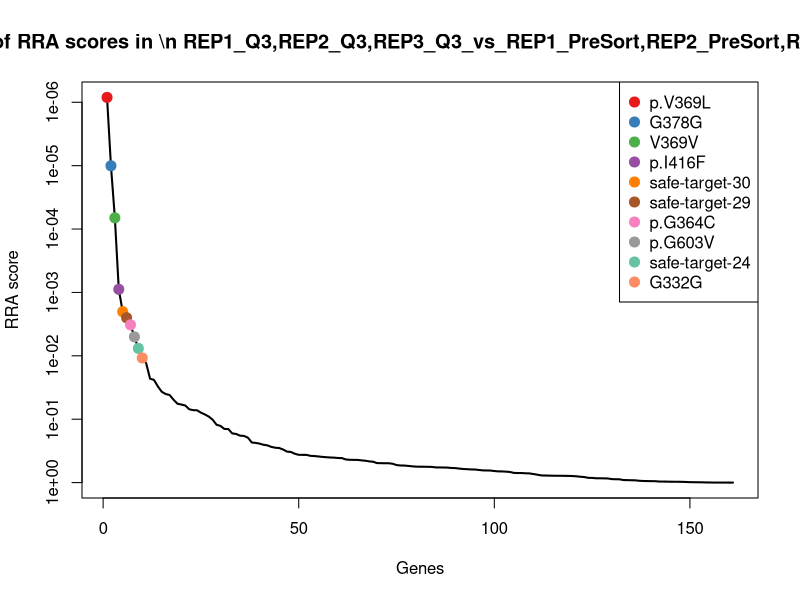
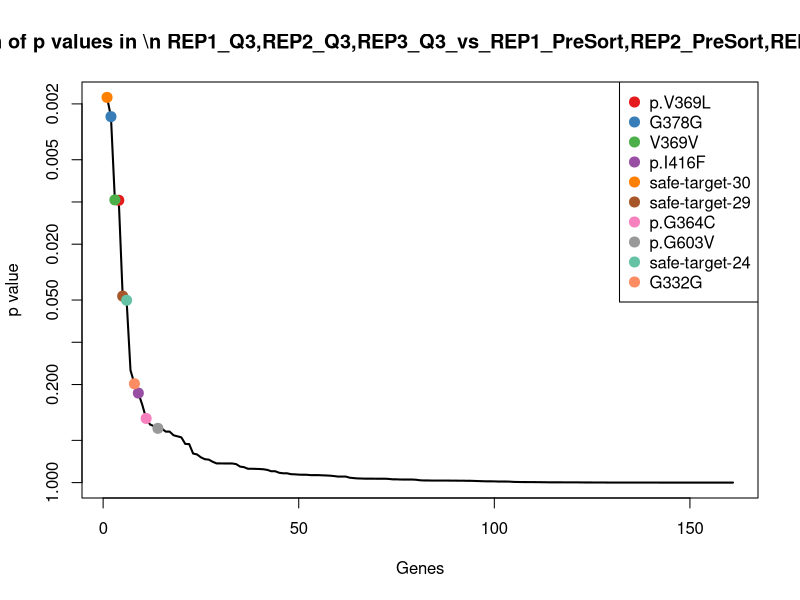
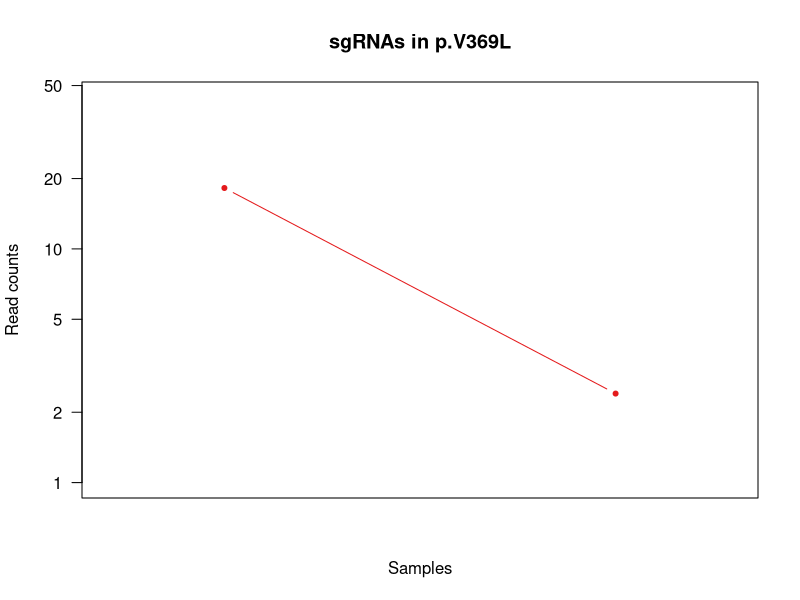

Source code (R) for these figures, in order: (Note: this script raises an error after producing the figures.)
pdf(file='Q3_presort_PAIRED_controls.pdf',width=4.5,height=4.5);
gstable=read.table('Q3_presort_PAIRED_controls.gene_summary.txt',header=T)
# 
#
# parameters
# Do not modify the variables beginning with "__"

# gstablename='__GENE_SUMMARY_FILE__'
startindex=3
# outputfile='__OUTPUT_FILE__'
targetgenelist=c("p.V369L","G378G","V369V","p.I416F","safe-target-30","safe-target-29","p.G364C","p.G603V","safe-target-24","G332G")
# samplelabel=sub('.\\w+.\\w+$','',colnames(gstable)[startindex]);
samplelabel='REP1_Q3,REP2_Q3,REP3_Q3_vs_REP1_PreSort,REP2_PreSort,REP3_PreSort neg.'


# You need to write some codes in front of this code:
# gstable=read.table(gstablename,header=T)
# pdf(file=outputfile,width=6,height=6)


# set up color using RColorBrewer
#library(RColorBrewer)
#colors <- brewer.pal(length(targetgenelist), "Set1")

colors=c( "#E41A1C", "#377EB8", "#4DAF4A", "#984EA3", "#FF7F00",  "#A65628", "#F781BF",
          "#999999", "#66C2A5", "#FC8D62", "#8DA0CB", "#E78AC3", "#A6D854", "#FFD92F", "#E5C494", "#B3B3B3", 
          "#8DD3C7", "#FFFFB3", "#BEBADA", "#FB8072", "#80B1D3", "#FDB462", "#B3DE69", "#FCCDE5",
          "#D9D9D9", "#BC80BD", "#CCEBC5", "#FFED6F")

######
# function definition

plotrankedvalues<-function(val, tglist, ...){
  
  plot(val,log='y',ylim=c(max(val),min(val)),type='l',lwd=2, ...)
  if(length(tglist)>0){
    for(i in 1:length(tglist)){
      targetgene=tglist[i];
      tx=which(names(val)==targetgene);ty=val[targetgene];
      points(tx,ty,col=colors[(i %% length(colors)) ],cex=2,pch=20)
      # text(tx+50,ty,targetgene,col=colors[i])
    }
    legend('topright',tglist,pch=20,pt.cex = 2,cex=1,col=colors)
  }
}



plotrandvalues<-function(val,targetgenelist, ...){
  # choose the one with the best distance distribution
  
  mindiffvalue=0;
  randval=val;
  for(i in 1:20){
    randval0=sample(val)
    vindex=sort(which(names(randval0) %in% targetgenelist))
    if(max(vindex)>0.9*length(val)){
      # print('pass...')
      next;
    }
    mindiffind=min(diff(vindex));
    if (mindiffind > mindiffvalue){
      mindiffvalue=mindiffind;
      randval=randval0;
      # print(paste('Diff: ',mindiffvalue))
    }
  }
  plot(randval,log='y',ylim=c(max(randval),min(randval)),pch=20,col='grey', ...)
  
  if(length(targetgenelist)>0){
    for(i in 1:length(targetgenelist)){
      targetgene=targetgenelist[i];
      tx=which(names(randval)==targetgene);ty=randval[targetgene];
      points(tx,ty,col=colors[(i %% length(colors)) ],cex=2,pch=20)
      text(tx+50,ty,targetgene,col=colors[i])
    }
  }
  
}




# set.seed(1235)



pvec=gstable[,startindex]
names(pvec)=gstable[,'id']
pvec=sort(pvec);

plotrankedvalues(pvec,targetgenelist,xlab='Genes',ylab='RRA score',main=paste('Distribution of RRA scores in \\n',samplelabel))

# plotrandvalues(pvec,targetgenelist,xlab='Genes',ylab='RRA score',main=paste('Distribution of RRA scores in \\n',samplelabel))


pvec=gstable[,startindex+1]
names(pvec)=gstable[,'id']
pvec=sort(pvec);

plotrankedvalues(pvec,targetgenelist,xlab='Genes',ylab='p value',main=paste('Distribution of p values in \\n',samplelabel))

# plotrandvalues(pvec,targetgenelist,xlab='Genes',ylab='p value',main=paste('Distribution of p values in \\n',samplelabel))



# you need to write after this code:
# dev.off()






# parameters
# Do not modify the variables beginning with "__"
targetmat=list(c(17.22138194128978,1.4038893359268787),c(35.76919509796752,19.40208497185871),c(43.49228781706671,21.93740843178244),c(11.143247138481623,8.423336015561272),c(10.63408502912548,14.11060725226088),c(9.54708756960001,10.124957737745742),c(11.143247138481623,9.827225351488151),c(6.7671450185343955,9.701042485929355),c(13.790237600533347,13.499943650327655),c(7.091157269942851,0.0),c(9.667350026477708,5.291477719597831),c(15.911812616000017,9.281211259600262),c(10.13022467134693,0.0),c(13.534290037068791,14.992520205527185),c(16.97260012373335,2.5312394344364355))
targetgene="p.V369L"
collabel=c("REP1_PreSort","REP2_PreSort","REP3_PreSort","REP1_Q3","REP2_Q3","REP3_Q3")

# set up color using RColorBrewer
#library(RColorBrewer)
#colors <- brewer.pal(length(targetgenelist), "Set1")

colors=c( "#E41A1C", "#377EB8", "#4DAF4A", "#984EA3", "#FF7F00",  "#A65628", "#F781BF",
          "#999999", "#66C2A5", "#FC8D62", "#8DA0CB", "#E78AC3", "#A6D854", "#FFD92F", "#E5C494", "#B3B3B3", 
          "#8DD3C7", "#FFFFB3", "#BEBADA", "#FB8072", "#80B1D3", "#FDB462", "#B3DE69", "#FCCDE5",
          "#D9D9D9", "#BC80BD", "#CCEBC5", "#FFED6F")


## code

targetmatvec=unlist(targetmat)+1
yrange=range(targetmatvec[targetmatvec>0]);
# yrange[1]=1; # set the minimum value to 1
for(i in 1:length(targetmat)){
  vali=targetmat[[i]]+1;
  if(i==1){
    plot(1:length(vali),vali,type='b',las=1,pch=20,main=paste('sgRNAs in',targetgene),ylab='Read counts',xlab='Samples',xlim=c(0.7,length(vali)+0.3),ylim = yrange,col=colors[(i %% length(colors))],xaxt='n',log='y')
    axis(1,at=1:length(vali),labels=(collabel),las=2)
    # lines(0:100,rep(1,101),col='black');
  }else{
    lines(1:length(vali),vali,type='b',pch=20,col=colors[(i %% length(colors))])
  }
}




# parameters
# Do not modify the variables beginning with "__"
targetmat=list(c(9.117202204212237,2.8077786718537574),c(2.9002050079433124,0.881912953266305),c(7.425512554133341,4.218732390727392),c(62.80739296235097,36.50112273409884),c(39.636135108558605,37.04034403718481),c(66.82961298720006,28.687380256946266))
targetgene="G378G"
collabel=c("REP1_PreSort","REP2_PreSort","REP3_PreSort","REP1_Q3","REP2_Q3","REP3_Q3")

# set up color using RColorBrewer
#library(RColorBrewer)
#colors <- brewer.pal(length(targetgenelist), "Set1")

colors=c( "#E41A1C", "#377EB8", "#4DAF4A", "#984EA3", "#FF7F00",  "#A65628", "#F781BF",
          "#999999", "#66C2A5", "#FC8D62", "#8DA0CB", "#E78AC3", "#A6D854", "#FFD92F", "#E5C494", "#B3B3B3", 
          "#8DD3C7", "#FFFFB3", "#BEBADA", "#FB8072", "#80B1D3", "#FDB462", "#B3DE69", "#FCCDE5",
          "#D9D9D9", "#BC80BD", "#CCEBC5", "#FFED6F")


## code

targetmatvec=unlist(targetmat)+1
yrange=range(targetmatvec[targetmatvec>0]);
# yrange[1]=1; # set the minimum value to 1
for(i in 1:length(targetmat)){
  vali=targetmat[[i]]+1;
  if(i==1){
    plot(1:length(vali),vali,type='b',las=1,pch=20,main=paste('sgRNAs in',targetgene),ylab='Read counts',xlab='Samples',xlim=c(0.7,length(vali)+0.3),ylim = yrange,col=colors[(i %% length(colors))],xaxt='n',log='y')
    axis(1,at=1:length(vali),labels=(collabel),las=2)
    # lines(0:100,rep(1,101),col='black');
  }else{
    lines(1:length(vali),vali,type='b',pch=20,col=colors[(i %% length(colors))])
  }
}




# parameters
# Do not modify the variables beginning with "__"
targetmat=list(c(0.0,1.4038893359268787),c(6.7671450185343955,0.0),c(5.303937538666672,0.0),c(14.182314539885702,12.635004023341908),c(16.434495045012103,19.40208497185871),c(13.790237600533347,4.218732390727392))
targetgene="V369V"
collabel=c("REP1_PreSort","REP2_PreSort","REP3_PreSort","REP1_Q3","REP2_Q3","REP3_Q3")

# set up color using RColorBrewer
#library(RColorBrewer)
#colors <- brewer.pal(length(targetgenelist), "Set1")

colors=c( "#E41A1C", "#377EB8", "#4DAF4A", "#984EA3", "#FF7F00",  "#A65628", "#F781BF",
          "#999999", "#66C2A5", "#FC8D62", "#8DA0CB", "#E78AC3", "#A6D854", "#FFD92F", "#E5C494", "#B3B3B3", 
          "#8DD3C7", "#FFFFB3", "#BEBADA", "#FB8072", "#80B1D3", "#FDB462", "#B3DE69", "#FCCDE5",
          "#D9D9D9", "#BC80BD", "#CCEBC5", "#FFED6F")


## code

targetmatvec=unlist(targetmat)+1
yrange=range(targetmatvec[targetmatvec>0]);
# yrange[1]=1; # set the minimum value to 1
for(i in 1:length(targetmat)){
  vali=targetmat[[i]]+1;
  if(i==1){
    plot(1:length(vali),vali,type='b',las=1,pch=20,main=paste('sgRNAs in',targetgene),ylab='Read counts',xlab='Samples',xlim=c(0.7,length(vali)+0.3),ylim = yrange,col=colors[(i %% length(colors))],xaxt='n',log='y')
    axis(1,at=1:length(vali),labels=(collabel),las=2)
    # lines(0:100,rep(1,101),col='black');
  }else{
    lines(1:length(vali),vali,type='b',pch=20,col=colors[(i %% length(colors))])
  }
}




# parameters
# Do not modify the variables beginning with "__"
targetmat=list(c(39.50787621825303,18.25056136704942),c(29.002050079433126,36.15843108391851),c(28.641262708800028,50.62478868872871),c(72.9376176336979,95.46447484302774),c(82.17247522506052,121.7039875507501),c(55.16095040213339,80.99966190196594),c(5.065112335673465,2.8077786718537574),c(0.0,0.0),c(3.1823625232000032,2.5312394344364355),c(17.22138194128978,22.46222937483006),c(18.367965050307646,21.165910878391323),c(20.154962646933352,10.124957737745742),c(7.091157269942851,7.0194466796343935),c(13.534290037068791,1.76382590653261),c(21.215750154666686,11.812450694036698))
targetgene="p.I416F"
collabel=c("REP1_PreSort","REP2_PreSort","REP3_PreSort","REP1_Q3","REP2_Q3","REP3_Q3")

# set up color using RColorBrewer
#library(RColorBrewer)
#colors <- brewer.pal(length(targetgenelist), "Set1")

colors=c( "#E41A1C", "#377EB8", "#4DAF4A", "#984EA3", "#FF7F00",  "#A65628", "#F781BF",
          "#999999", "#66C2A5", "#FC8D62", "#8DA0CB", "#E78AC3", "#A6D854", "#FFD92F", "#E5C494", "#B3B3B3", 
          "#8DD3C7", "#FFFFB3", "#BEBADA", "#FB8072", "#80B1D3", "#FDB462", "#B3DE69", "#FCCDE5",
          "#D9D9D9", "#BC80BD", "#CCEBC5", "#FFED6F")


## code

targetmatvec=unlist(targetmat)+1
yrange=range(targetmatvec[targetmatvec>0]);
# yrange[1]=1; # set the minimum value to 1
for(i in 1:length(targetmat)){
  vali=targetmat[[i]]+1;
  if(i==1){
    plot(1:length(vali),vali,type='b',las=1,pch=20,main=paste('sgRNAs in',targetgene),ylab='Read counts',xlab='Samples',xlim=c(0.7,length(vali)+0.3),ylim = yrange,col=colors[(i %% length(colors))],xaxt='n',log='y')
    axis(1,at=1:length(vali),labels=(collabel),las=2)
    # lines(0:100,rep(1,101),col='black');
  }else{
    lines(1:length(vali),vali,type='b',pch=20,col=colors[(i %% length(colors))])
  }
}




# parameters
# Do not modify the variables beginning with "__"
targetmat=list(c(1.013022467134693,0.0),c(11.60082003177325,0.0),c(0.0,0.0))
targetgene="safe-target-30"
collabel=c("REP1_PreSort","REP2_PreSort","REP3_PreSort","REP1_Q3","REP2_Q3","REP3_Q3")

# set up color using RColorBrewer
#library(RColorBrewer)
#colors <- brewer.pal(length(targetgenelist), "Set1")

colors=c( "#E41A1C", "#377EB8", "#4DAF4A", "#984EA3", "#FF7F00",  "#A65628", "#F781BF",
          "#999999", "#66C2A5", "#FC8D62", "#8DA0CB", "#E78AC3", "#A6D854", "#FFD92F", "#E5C494", "#B3B3B3", 
          "#8DD3C7", "#FFFFB3", "#BEBADA", "#FB8072", "#80B1D3", "#FDB462", "#B3DE69", "#FCCDE5",
          "#D9D9D9", "#BC80BD", "#CCEBC5", "#FFED6F")


## code

targetmatvec=unlist(targetmat)+1
yrange=range(targetmatvec[targetmatvec>0]);
# yrange[1]=1; # set the minimum value to 1
for(i in 1:length(targetmat)){
  vali=targetmat[[i]]+1;
  if(i==1){
    plot(1:length(vali),vali,type='b',las=1,pch=20,main=paste('sgRNAs in',targetgene),ylab='Read counts',xlab='Samples',xlim=c(0.7,length(vali)+0.3),ylim = yrange,col=colors[(i %% length(colors))],xaxt='n',log='y')
    axis(1,at=1:length(vali),labels=(collabel),las=2)
    # lines(0:100,rep(1,101),col='black');
  }else{
    lines(1:length(vali),vali,type='b',pch=20,col=colors[(i %% length(colors))])
  }
}




# parameters
# Do not modify the variables beginning with "__"
targetmat=list(c(235.02121237524878,105.2917001945159),c(218.4821105983962,103.1838155321577),c(199.42805145386686,165.37430971651378))
targetgene="safe-target-29"
collabel=c("REP1_PreSort","REP2_PreSort","REP3_PreSort","REP1_Q3","REP2_Q3","REP3_Q3")

# set up color using RColorBrewer
#library(RColorBrewer)
#colors <- brewer.pal(length(targetgenelist), "Set1")

colors=c( "#E41A1C", "#377EB8", "#4DAF4A", "#984EA3", "#FF7F00",  "#A65628", "#F781BF",
          "#999999", "#66C2A5", "#FC8D62", "#8DA0CB", "#E78AC3", "#A6D854", "#FFD92F", "#E5C494", "#B3B3B3", 
          "#8DD3C7", "#FFFFB3", "#BEBADA", "#FB8072", "#80B1D3", "#FDB462", "#B3DE69", "#FCCDE5",
          "#D9D9D9", "#BC80BD", "#CCEBC5", "#FFED6F")


## code

targetmatvec=unlist(targetmat)+1
yrange=range(targetmatvec[targetmatvec>0]);
# yrange[1]=1; # set the minimum value to 1
for(i in 1:length(targetmat)){
  vali=targetmat[[i]]+1;
  if(i==1){
    plot(1:length(vali),vali,type='b',las=1,pch=20,main=paste('sgRNAs in',targetgene),ylab='Read counts',xlab='Samples',xlim=c(0.7,length(vali)+0.3),ylim = yrange,col=colors[(i %% length(colors))],xaxt='n',log='y')
    axis(1,at=1:length(vali),labels=(collabel),las=2)
    # lines(0:100,rep(1,101),col='black');
  }else{
    lines(1:length(vali),vali,type='b',pch=20,col=colors[(i %% length(colors))])
  }
}




# parameters
# Do not modify the variables beginning with "__"
targetmat=list(c(2.026044934269386,0.0),c(0.9667350026477708,0.881912953266305),c(1.0607875077333344,7.593718303309306),c(86.1069097064489,54.75168410114827),c(57.03736515621848,112.88485801808704),c(83.80221311093342,50.62478868872871),c(5.065112335673465,28.077786718537574),c(11.60082003177325,7.05530362613044),c(6.3647250464000065,5.062478868872871),c(18.234404408424474,4.211668007780636),c(14.501025039716563,4.409564766331525),c(15.911812616000017,21.09366195363696),c(10.13022467134693,12.635004023341908),c(11.60082003177325,10.582955439195661),c(19.09417513920002,17.718676041055048))
targetgene="p.G364C"
collabel=c("REP1_PreSort","REP2_PreSort","REP3_PreSort","REP1_Q3","REP2_Q3","REP3_Q3")

# set up color using RColorBrewer
#library(RColorBrewer)
#colors <- brewer.pal(length(targetgenelist), "Set1")

colors=c( "#E41A1C", "#377EB8", "#4DAF4A", "#984EA3", "#FF7F00",  "#A65628", "#F781BF",
          "#999999", "#66C2A5", "#FC8D62", "#8DA0CB", "#E78AC3", "#A6D854", "#FFD92F", "#E5C494", "#B3B3B3", 
          "#8DD3C7", "#FFFFB3", "#BEBADA", "#FB8072", "#80B1D3", "#FDB462", "#B3DE69", "#FCCDE5",
          "#D9D9D9", "#BC80BD", "#CCEBC5", "#FFED6F")


## code

targetmatvec=unlist(targetmat)+1
yrange=range(targetmatvec[targetmatvec>0]);
# yrange[1]=1; # set the minimum value to 1
for(i in 1:length(targetmat)){
  vali=targetmat[[i]]+1;
  if(i==1){
    plot(1:length(vali),vali,type='b',las=1,pch=20,main=paste('sgRNAs in',targetgene),ylab='Read counts',xlab='Samples',xlim=c(0.7,length(vali)+0.3),ylim = yrange,col=colors[(i %% length(colors))],xaxt='n',log='y')
    axis(1,at=1:length(vali),labels=(collabel),las=2)
    # lines(0:100,rep(1,101),col='black');
  }else{
    lines(1:length(vali),vali,type='b',pch=20,col=colors[(i %% length(colors))])
  }
}




# parameters
# Do not modify the variables beginning with "__"
targetmat=list(c(65.84646036375504,82.82947081968584),c(88.93962024359492,83.78173056029898),c(70.01197551040008,44.71856334171036),c(26.33858414550202,26.673897382610697),c(20.301435055603186,22.047823831657627),c(38.18835027840004,23.624901388073397),c(18.234404408424474,19.654450702976302),c(20.301435055603186,16.756346112059795),c(13.790237600533347,0.0),c(116.4975837204897,141.79282292861475),c(135.34290037068791,134.05076889647836),c(185.6378138533335,126.56197172182176),c(40.52089868538772,33.69334406224509),c(44.46981012179746,36.15843108391851),c(39.249137786133375,34.59360560396462))
targetgene="p.G603V"
collabel=c("REP1_PreSort","REP2_PreSort","REP3_PreSort","REP1_Q3","REP2_Q3","REP3_Q3")

# set up color using RColorBrewer
#library(RColorBrewer)
#colors <- brewer.pal(length(targetgenelist), "Set1")

colors=c( "#E41A1C", "#377EB8", "#4DAF4A", "#984EA3", "#FF7F00",  "#A65628", "#F781BF",
          "#999999", "#66C2A5", "#FC8D62", "#8DA0CB", "#E78AC3", "#A6D854", "#FFD92F", "#E5C494", "#B3B3B3", 
          "#8DD3C7", "#FFFFB3", "#BEBADA", "#FB8072", "#80B1D3", "#FDB462", "#B3DE69", "#FCCDE5",
          "#D9D9D9", "#BC80BD", "#CCEBC5", "#FFED6F")


## code

targetmatvec=unlist(targetmat)+1
yrange=range(targetmatvec[targetmatvec>0]);
# yrange[1]=1; # set the minimum value to 1
for(i in 1:length(targetmat)){
  vali=targetmat[[i]]+1;
  if(i==1){
    plot(1:length(vali),vali,type='b',las=1,pch=20,main=paste('sgRNAs in',targetgene),ylab='Read counts',xlab='Samples',xlim=c(0.7,length(vali)+0.3),ylim = yrange,col=colors[(i %% length(colors))],xaxt='n',log='y')
    axis(1,at=1:length(vali),labels=(collabel),las=2)
    # lines(0:100,rep(1,101),col='black');
  }else{
    lines(1:length(vali),vali,type='b',pch=20,col=colors[(i %% length(colors))])
  }
}




# parameters
# Do not modify the variables beginning with "__"
targetmat=list(c(28.364629079771404,15.442782695195666),c(9.667350026477708,15.87443315879349),c(16.97260012373335,9.281211259600262))
targetgene="safe-target-24"
collabel=c("REP1_PreSort","REP2_PreSort","REP3_PreSort","REP1_Q3","REP2_Q3","REP3_Q3")

# set up color using RColorBrewer
#library(RColorBrewer)
#colors <- brewer.pal(length(targetgenelist), "Set1")

colors=c( "#E41A1C", "#377EB8", "#4DAF4A", "#984EA3", "#FF7F00",  "#A65628", "#F781BF",
          "#999999", "#66C2A5", "#FC8D62", "#8DA0CB", "#E78AC3", "#A6D854", "#FFD92F", "#E5C494", "#B3B3B3", 
          "#8DD3C7", "#FFFFB3", "#BEBADA", "#FB8072", "#80B1D3", "#FDB462", "#B3DE69", "#FCCDE5",
          "#D9D9D9", "#BC80BD", "#CCEBC5", "#FFED6F")


## code

targetmatvec=unlist(targetmat)+1
yrange=range(targetmatvec[targetmatvec>0]);
# yrange[1]=1; # set the minimum value to 1
for(i in 1:length(targetmat)){
  vali=targetmat[[i]]+1;
  if(i==1){
    plot(1:length(vali),vali,type='b',las=1,pch=20,main=paste('sgRNAs in',targetgene),ylab='Read counts',xlab='Samples',xlim=c(0.7,length(vali)+0.3),ylim = yrange,col=colors[(i %% length(colors))],xaxt='n',log='y')
    axis(1,at=1:length(vali),labels=(collabel),las=2)
    # lines(0:100,rep(1,101),col='black');
  }else{
    lines(1:length(vali),vali,type='b',pch=20,col=colors[(i %% length(colors))])
  }
}




# parameters
# Do not modify the variables beginning with "__"
targetmat=list(c(49.638100889599954,63.17502011670954),c(32.868990090024205,14.992520205527185),c(37.12756277066671,13.499943650327655),c(150.94034760306926,296.2206498805714),c(159.5112754368822,184.31980723265775),c(121.99056338933346,126.56197172182176))
targetgene="G332G"
collabel=c("REP1_PreSort","REP2_PreSort","REP3_PreSort","REP1_Q3","REP2_Q3","REP3_Q3")

# set up color using RColorBrewer
#library(RColorBrewer)
#colors <- brewer.pal(length(targetgenelist), "Set1")

colors=c( "#E41A1C", "#377EB8", "#4DAF4A", "#984EA3", "#FF7F00",  "#A65628", "#F781BF",
          "#999999", "#66C2A5", "#FC8D62", "#8DA0CB", "#E78AC3", "#A6D854", "#FFD92F", "#E5C494", "#B3B3B3", 
          "#8DD3C7", "#FFFFB3", "#BEBADA", "#FB8072", "#80B1D3", "#FDB462", "#B3DE69", "#FCCDE5",
          "#D9D9D9", "#BC80BD", "#CCEBC5", "#FFED6F")


## code

targetmatvec=unlist(targetmat)+1
yrange=range(targetmatvec[targetmatvec>0]);
# yrange[1]=1; # set the minimum value to 1
for(i in 1:length(targetmat)){
  vali=targetmat[[i]]+1;
  if(i==1){
    plot(1:length(vali),vali,type='b',las=1,pch=20,main=paste('sgRNAs in',targetgene),ylab='Read counts',xlab='Samples',xlim=c(0.7,length(vali)+0.3),ylim = yrange,col=colors[(i %% length(colors))],xaxt='n',log='y')
    axis(1,at=1:length(vali),labels=(collabel),las=2)
    # lines(0:100,rep(1,101),col='black');
  }else{
    lines(1:length(vali),vali,type='b',pch=20,col=colors[(i %% length(colors))])
  }
}



# 
#
# parameters
# Do not modify the variables beginning with "__"

# gstablename='__GENE_SUMMARY_FILE__'
startindex=9
# outputfile='__OUTPUT_FILE__'
targetgenelist=c("safe-target-15","safe-target-10","p.H210P","p.M550K","safe-target-26","p.A184G","p.G364C","p.G558R","p.A510V","p.C171F")
# samplelabel=sub('.\\w+.\\w+$','',colnames(gstable)[startindex]);
samplelabel='REP1_Q3,REP2_Q3,REP3_Q3_vs_REP1_PreSort,REP2_PreSort,REP3_PreSort pos.'


# You need to write some codes in front of this code:
# gstable=read.table(gstablename,header=T)
# pdf(file=outputfile,width=6,height=6)


# set up color using RColorBrewer
#library(RColorBrewer)
#colors <- brewer.pal(length(targetgenelist), "Set1")

colors=c( "#E41A1C", "#377EB8", "#4DAF4A", "#984EA3", "#FF7F00",  "#A65628", "#F781BF",
          "#999999", "#66C2A5", "#FC8D62", "#8DA0CB", "#E78AC3", "#A6D854", "#FFD92F", "#E5C494", "#B3B3B3", 
          "#8DD3C7", "#FFFFB3", "#BEBADA", "#FB8072", "#80B1D3", "#FDB462", "#B3DE69", "#FCCDE5",
          "#D9D9D9", "#BC80BD", "#CCEBC5", "#FFED6F")

######
# function definition

plotrankedvalues<-function(val, tglist, ...){
  
  plot(val,log='y',ylim=c(max(val),min(val)),type='l',lwd=2, ...)
  if(length(tglist)>0){
    for(i in 1:length(tglist)){
      targetgene=tglist[i];
      tx=which(names(val)==targetgene);ty=val[targetgene];
      points(tx,ty,col=colors[(i %% length(colors)) ],cex=2,pch=20)
      # text(tx+50,ty,targetgene,col=colors[i])
    }
    legend('topright',tglist,pch=20,pt.cex = 2,cex=1,col=colors)
  }
}



plotrandvalues<-function(val,targetgenelist, ...){
  # choose the one with the best distance distribution
  
  mindiffvalue=0;
  randval=val;
  for(i in 1:20){
    randval0=sample(val)
    vindex=sort(which(names(randval0) %in% targetgenelist))
    if(max(vindex)>0.9*length(val)){
      # print('pass...')
      next;
    }
    mindiffind=min(diff(vindex));
    if (mindiffind > mindiffvalue){
      mindiffvalue=mindiffind;
      randval=randval0;
      # print(paste('Diff: ',mindiffvalue))
    }
  }
  plot(randval,log='y',ylim=c(max(randval),min(randval)),pch=20,col='grey', ...)
  
  if(length(targetgenelist)>0){
    for(i in 1:length(targetgenelist)){
      targetgene=targetgenelist[i];
      tx=which(names(randval)==targetgene);ty=randval[targetgene];
      points(tx,ty,col=colors[(i %% length(colors)) ],cex=2,pch=20)
      text(tx+50,ty,targetgene,col=colors[i])
    }
  }
  
}




# set.seed(1235)



pvec=gstable[,startindex]
names(pvec)=gstable[,'id']
pvec=sort(pvec);

plotrankedvalues(pvec,targetgenelist,xlab='Genes',ylab='RRA score',main=paste('Distribution of RRA scores in \\n',samplelabel))

# plotrandvalues(pvec,targetgenelist,xlab='Genes',ylab='RRA score',main=paste('Distribution of RRA scores in \\n',samplelabel))


pvec=gstable[,startindex+1]
names(pvec)=gstable[,'id']
pvec=sort(pvec);

plotrankedvalues(pvec,targetgenelist,xlab='Genes',ylab='p value',main=paste('Distribution of p values in \\n',samplelabel))

# plotrandvalues(pvec,targetgenelist,xlab='Genes',ylab='p value',main=paste('Distribution of p values in \\n',samplelabel))



# you need to write after this code:
# dev.off()






# parameters
# Do not modify the variables beginning with "__"
targetmat=list(c(287.69838066625283,1165.2281488193094),c(447.5983062259179,2041.6284868114963),c(213.21828905440023,1208.2449567043252))
targetgene="safe-target-15"
collabel=c("REP1_PreSort","REP2_PreSort","REP3_PreSort","REP1_Q3","REP2_Q3","REP3_Q3")

# set up color using RColorBrewer
#library(RColorBrewer)
#colors <- brewer.pal(length(targetgenelist), "Set1")

colors=c( "#E41A1C", "#377EB8", "#4DAF4A", "#984EA3", "#FF7F00",  "#A65628", "#F781BF",
          "#999999", "#66C2A5", "#FC8D62", "#8DA0CB", "#E78AC3", "#A6D854", "#FFD92F", "#E5C494", "#B3B3B3", 
          "#8DD3C7", "#FFFFB3", "#BEBADA", "#FB8072", "#80B1D3", "#FDB462", "#B3DE69", "#FCCDE5",
          "#D9D9D9", "#BC80BD", "#CCEBC5", "#FFED6F")


## code

targetmatvec=unlist(targetmat)+1
yrange=range(targetmatvec[targetmatvec>0]);
# yrange[1]=1; # set the minimum value to 1
for(i in 1:length(targetmat)){
  vali=targetmat[[i]]+1;
  if(i==1){
    plot(1:length(vali),vali,type='b',las=1,pch=20,main=paste('sgRNAs in',targetgene),ylab='Read counts',xlab='Samples',xlim=c(0.7,length(vali)+0.3),ylim = yrange,col=colors[(i %% length(colors))],xaxt='n',log='y')
    axis(1,at=1:length(vali),labels=(collabel),las=2)
    # lines(0:100,rep(1,101),col='black');
  }else{
    lines(1:length(vali),vali,type='b',pch=20,col=colors[(i %% length(colors))])
  }
}




# parameters
# Do not modify the variables beginning with "__"
targetmat=list(c(409.26107672241596,1326.6754224509004),c(679.6147068613828,2356.471411127567),c(403.09925293866706,1529.7123648777524))
targetgene="safe-target-10"
collabel=c("REP1_PreSort","REP2_PreSort","REP3_PreSort","REP1_Q3","REP2_Q3","REP3_Q3")

# set up color using RColorBrewer
#library(RColorBrewer)
#colors <- brewer.pal(length(targetgenelist), "Set1")

colors=c( "#E41A1C", "#377EB8", "#4DAF4A", "#984EA3", "#FF7F00",  "#A65628", "#F781BF",
          "#999999", "#66C2A5", "#FC8D62", "#8DA0CB", "#E78AC3", "#A6D854", "#FFD92F", "#E5C494", "#B3B3B3", 
          "#8DD3C7", "#FFFFB3", "#BEBADA", "#FB8072", "#80B1D3", "#FDB462", "#B3DE69", "#FCCDE5",
          "#D9D9D9", "#BC80BD", "#CCEBC5", "#FFED6F")


## code

targetmatvec=unlist(targetmat)+1
yrange=range(targetmatvec[targetmatvec>0]);
# yrange[1]=1; # set the minimum value to 1
for(i in 1:length(targetmat)){
  vali=targetmat[[i]]+1;
  if(i==1){
    plot(1:length(vali),vali,type='b',las=1,pch=20,main=paste('sgRNAs in',targetgene),ylab='Read counts',xlab='Samples',xlim=c(0.7,length(vali)+0.3),ylim = yrange,col=colors[(i %% length(colors))],xaxt='n',log='y')
    axis(1,at=1:length(vali),labels=(collabel),las=2)
    # lines(0:100,rep(1,101),col='black');
  }else{
    lines(1:length(vali),vali,type='b',pch=20,col=colors[(i %% length(colors))])
  }
}




# parameters
# Do not modify the variables beginning with "__"
targetmat=list(c(10.13022467134693,28.077786718537574),c(16.434495045012103,16.756346112059795),c(5.303937538666672,8.437464781454784),c(11.143247138481623,14.038893359268787),c(12.56755503442102,16.756346112059795),c(10.607875077333343,13.499943650327655),c(15.195337007020395,18.25056136704942),c(21.26817005825096,10.582955439195661),c(12.729450092800013,16.03118308476409),c(6.078134802808158,4.211668007780636),c(0.9667350026477708,3.52765181306522),c(0.0,5.062478868872871),c(12.156269605616316,26.673897382610697),c(17.401230047659872,18.520172018592405),c(8.486300061866675,27.84363377880079))
targetgene="p.H210P"
collabel=c("REP1_PreSort","REP2_PreSort","REP3_PreSort","REP1_Q3","REP2_Q3","REP3_Q3")

# set up color using RColorBrewer
#library(RColorBrewer)
#colors <- brewer.pal(length(targetgenelist), "Set1")

colors=c( "#E41A1C", "#377EB8", "#4DAF4A", "#984EA3", "#FF7F00",  "#A65628", "#F781BF",
          "#999999", "#66C2A5", "#FC8D62", "#8DA0CB", "#E78AC3", "#A6D854", "#FFD92F", "#E5C494", "#B3B3B3", 
          "#8DD3C7", "#FFFFB3", "#BEBADA", "#FB8072", "#80B1D3", "#FDB462", "#B3DE69", "#FCCDE5",
          "#D9D9D9", "#BC80BD", "#CCEBC5", "#FFED6F")


## code

targetmatvec=unlist(targetmat)+1
yrange=range(targetmatvec[targetmatvec>0]);
# yrange[1]=1; # set the minimum value to 1
for(i in 1:length(targetmat)){
  vali=targetmat[[i]]+1;
  if(i==1){
    plot(1:length(vali),vali,type='b',las=1,pch=20,main=paste('sgRNAs in',targetgene),ylab='Read counts',xlab='Samples',xlim=c(0.7,length(vali)+0.3),ylim = yrange,col=colors[(i %% length(colors))],xaxt='n',log='y')
    axis(1,at=1:length(vali),labels=(collabel),las=2)
    # lines(0:100,rep(1,101),col='black');
  }else{
    lines(1:length(vali),vali,type='b',pch=20,col=colors[(i %% length(colors))])
  }
}




# parameters
# Do not modify the variables beginning with "__"
targetmat=list(c(161.07057227441618,209.17951105310493),c(162.4114804448255,320.1344020356687),c(197.3064764384002,188.1554646264417),c(79.01575243650606,109.50336820229654),c(45.436545124445225,128.75929117688054),c(64.7080379717334,92.81211259600262),c(81.04179737077544,105.2917001945159),c(37.70266510326306,128.75929117688054),c(65.76882547946673,71.71845064236567),c(168.16172954435905,183.90950300642112),c(96.67350026477708,255.75475644722846),c(203.6712014848002,181.40549280127786),c(148.91430266879988,204.9678430453243),c(113.10799530978919,282.2121450452176),c(178.2123012992002,215.99909840524248))
targetgene="p.M550K"
collabel=c("REP1_PreSort","REP2_PreSort","REP3_PreSort","REP1_Q3","REP2_Q3","REP3_Q3")

# set up color using RColorBrewer
#library(RColorBrewer)
#colors <- brewer.pal(length(targetgenelist), "Set1")

colors=c( "#E41A1C", "#377EB8", "#4DAF4A", "#984EA3", "#FF7F00",  "#A65628", "#F781BF",
          "#999999", "#66C2A5", "#FC8D62", "#8DA0CB", "#E78AC3", "#A6D854", "#FFD92F", "#E5C494", "#B3B3B3", 
          "#8DD3C7", "#FFFFB3", "#BEBADA", "#FB8072", "#80B1D3", "#FDB462", "#B3DE69", "#FCCDE5",
          "#D9D9D9", "#BC80BD", "#CCEBC5", "#FFED6F")


## code

targetmatvec=unlist(targetmat)+1
yrange=range(targetmatvec[targetmatvec>0]);
# yrange[1]=1; # set the minimum value to 1
for(i in 1:length(targetmat)){
  vali=targetmat[[i]]+1;
  if(i==1){
    plot(1:length(vali),vali,type='b',las=1,pch=20,main=paste('sgRNAs in',targetgene),ylab='Read counts',xlab='Samples',xlim=c(0.7,length(vali)+0.3),ylim = yrange,col=colors[(i %% length(colors))],xaxt='n',log='y')
    axis(1,at=1:length(vali),labels=(collabel),las=2)
    # lines(0:100,rep(1,101),col='black');
  }else{
    lines(1:length(vali),vali,type='b',pch=20,col=colors[(i %% length(colors))])
  }
}




# parameters
# Do not modify the variables beginning with "__"
targetmat=list(c(258.3207291193467,473.11070620735813),c(312.25540585523,733.7515771175658),c(229.13010167040022,599.0599994832896))
targetgene="safe-target-26"
collabel=c("REP1_PreSort","REP2_PreSort","REP3_PreSort","REP1_Q3","REP2_Q3","REP3_Q3")

# set up color using RColorBrewer
#library(RColorBrewer)
#colors <- brewer.pal(length(targetgenelist), "Set1")

colors=c( "#E41A1C", "#377EB8", "#4DAF4A", "#984EA3", "#FF7F00",  "#A65628", "#F781BF",
          "#999999", "#66C2A5", "#FC8D62", "#8DA0CB", "#E78AC3", "#A6D854", "#FFD92F", "#E5C494", "#B3B3B3", 
          "#8DD3C7", "#FFFFB3", "#BEBADA", "#FB8072", "#80B1D3", "#FDB462", "#B3DE69", "#FCCDE5",
          "#D9D9D9", "#BC80BD", "#CCEBC5", "#FFED6F")


## code

targetmatvec=unlist(targetmat)+1
yrange=range(targetmatvec[targetmatvec>0]);
# yrange[1]=1; # set the minimum value to 1
for(i in 1:length(targetmat)){
  vali=targetmat[[i]]+1;
  if(i==1){
    plot(1:length(vali),vali,type='b',las=1,pch=20,main=paste('sgRNAs in',targetgene),ylab='Read counts',xlab='Samples',xlim=c(0.7,length(vali)+0.3),ylim = yrange,col=colors[(i %% length(colors))],xaxt='n',log='y')
    axis(1,at=1:length(vali),labels=(collabel),las=2)
    # lines(0:100,rep(1,101),col='black');
  }else{
    lines(1:length(vali),vali,type='b',pch=20,col=colors[(i %% length(colors))])
  }
}




# parameters
# Do not modify the variables beginning with "__"
targetmat=list(c(136.75803306318355,272.3545311698145),c(145.9769853998134,206.3676310643154),c(142.1455260362668,171.2805350635321),c(71.92459516656321,131.9655975771266),c(73.47186020123058,132.28694298994574),c(67.8904004949334,64.12473233905637),c(41.53392115252241,75.81002414005145),c(54.137160148275164,50.269038336179385),c(59.40410043306673,83.53090133640237),c(256.29468418507736,488.5534889025538),c(210.74823057721403,244.2898880547665),c(182.4554513301335,270.84261948469856),c(39.50787621825303,43.52056941373324),c(29.002050079433126,56.44242900904352),c(39.249137786133375,38.81233799469201))
targetgene="p.A184G"
collabel=c("REP1_PreSort","REP2_PreSort","REP3_PreSort","REP1_Q3","REP2_Q3","REP3_Q3")

# set up color using RColorBrewer
#library(RColorBrewer)
#colors <- brewer.pal(length(targetgenelist), "Set1")

colors=c( "#E41A1C", "#377EB8", "#4DAF4A", "#984EA3", "#FF7F00",  "#A65628", "#F781BF",
          "#999999", "#66C2A5", "#FC8D62", "#8DA0CB", "#E78AC3", "#A6D854", "#FFD92F", "#E5C494", "#B3B3B3", 
          "#8DD3C7", "#FFFFB3", "#BEBADA", "#FB8072", "#80B1D3", "#FDB462", "#B3DE69", "#FCCDE5",
          "#D9D9D9", "#BC80BD", "#CCEBC5", "#FFED6F")


## code

targetmatvec=unlist(targetmat)+1
yrange=range(targetmatvec[targetmatvec>0]);
# yrange[1]=1; # set the minimum value to 1
for(i in 1:length(targetmat)){
  vali=targetmat[[i]]+1;
  if(i==1){
    plot(1:length(vali),vali,type='b',las=1,pch=20,main=paste('sgRNAs in',targetgene),ylab='Read counts',xlab='Samples',xlim=c(0.7,length(vali)+0.3),ylim = yrange,col=colors[(i %% length(colors))],xaxt='n',log='y')
    axis(1,at=1:length(vali),labels=(collabel),las=2)
    # lines(0:100,rep(1,101),col='black');
  }else{
    lines(1:length(vali),vali,type='b',pch=20,col=colors[(i %% length(colors))])
  }
}




# parameters
# Do not modify the variables beginning with "__"
targetmat=list(c(2.026044934269386,0.0),c(0.9667350026477708,0.881912953266305),c(1.0607875077333344,7.593718303309306),c(86.1069097064489,54.75168410114827),c(57.03736515621848,112.88485801808704),c(83.80221311093342,50.62478868872871),c(5.065112335673465,28.077786718537574),c(11.60082003177325,7.05530362613044),c(6.3647250464000065,5.062478868872871),c(18.234404408424474,4.211668007780636),c(14.501025039716563,4.409564766331525),c(15.911812616000017,21.09366195363696),c(10.13022467134693,12.635004023341908),c(11.60082003177325,10.582955439195661),c(19.09417513920002,17.718676041055048))
targetgene="p.G364C"
collabel=c("REP1_PreSort","REP2_PreSort","REP3_PreSort","REP1_Q3","REP2_Q3","REP3_Q3")

# set up color using RColorBrewer
#library(RColorBrewer)
#colors <- brewer.pal(length(targetgenelist), "Set1")

colors=c( "#E41A1C", "#377EB8", "#4DAF4A", "#984EA3", "#FF7F00",  "#A65628", "#F781BF",
          "#999999", "#66C2A5", "#FC8D62", "#8DA0CB", "#E78AC3", "#A6D854", "#FFD92F", "#E5C494", "#B3B3B3", 
          "#8DD3C7", "#FFFFB3", "#BEBADA", "#FB8072", "#80B1D3", "#FDB462", "#B3DE69", "#FCCDE5",
          "#D9D9D9", "#BC80BD", "#CCEBC5", "#FFED6F")


## code

targetmatvec=unlist(targetmat)+1
yrange=range(targetmatvec[targetmatvec>0]);
# yrange[1]=1; # set the minimum value to 1
for(i in 1:length(targetmat)){
  vali=targetmat[[i]]+1;
  if(i==1){
    plot(1:length(vali),vali,type='b',las=1,pch=20,main=paste('sgRNAs in',targetgene),ylab='Read counts',xlab='Samples',xlim=c(0.7,length(vali)+0.3),ylim = yrange,col=colors[(i %% length(colors))],xaxt='n',log='y')
    axis(1,at=1:length(vali),labels=(collabel),las=2)
    # lines(0:100,rep(1,101),col='black');
  }else{
    lines(1:length(vali),vali,type='b',pch=20,col=colors[(i %% length(colors))])
  }
}




# parameters
# Do not modify the variables beginning with "__"
targetmat=list(c(236.03423484238348,353.78011265357344),c(305.4882608366956,238.99841033516867),c(299.1420771808003,340.8735771707733),c(219.8258753682284,247.08452312313065),c(190.44679552161085,361.58431083918504),c(192.00253889973354,252.28019696549805),c(51.66414582386935,50.54001609336763),c(19.334700052955416,45.859473569847864),c(40.309925293866705,30.374873213237223),c(26.33858414550202,50.54001609336763),c(28.035315076785352,25.575475644722847),c(49.857012863466714,27.84363377880079),c(51.66414582386935,110.90725753822342),c(75.40533020652612,78.49025284070115),c(63.64725046400007,154.40560550062256))
targetgene="p.G558R"
collabel=c("REP1_PreSort","REP2_PreSort","REP3_PreSort","REP1_Q3","REP2_Q3","REP3_Q3")

# set up color using RColorBrewer
#library(RColorBrewer)
#colors <- brewer.pal(length(targetgenelist), "Set1")

colors=c( "#E41A1C", "#377EB8", "#4DAF4A", "#984EA3", "#FF7F00",  "#A65628", "#F781BF",
          "#999999", "#66C2A5", "#FC8D62", "#8DA0CB", "#E78AC3", "#A6D854", "#FFD92F", "#E5C494", "#B3B3B3", 
          "#8DD3C7", "#FFFFB3", "#BEBADA", "#FB8072", "#80B1D3", "#FDB462", "#B3DE69", "#FCCDE5",
          "#D9D9D9", "#BC80BD", "#CCEBC5", "#FFED6F")


## code

targetmatvec=unlist(targetmat)+1
yrange=range(targetmatvec[targetmatvec>0]);
# yrange[1]=1; # set the minimum value to 1
for(i in 1:length(targetmat)){
  vali=targetmat[[i]]+1;
  if(i==1){
    plot(1:length(vali),vali,type='b',las=1,pch=20,main=paste('sgRNAs in',targetgene),ylab='Read counts',xlab='Samples',xlim=c(0.7,length(vali)+0.3),ylim = yrange,col=colors[(i %% length(colors))],xaxt='n',log='y')
    axis(1,at=1:length(vali),labels=(collabel),las=2)
    # lines(0:100,rep(1,101),col='black');
  }else{
    lines(1:length(vali),vali,type='b',pch=20,col=colors[(i %% length(colors))])
  }
}




# parameters
# Do not modify the variables beginning with "__"
targetmat=list(c(72.9376176336979,78.61780281190521),c(63.80451017475287,127.87737822361423),c(55.16095040213339,77.62467598938402),c(110.41944891768154,126.35004023341908),c(117.94167032302803,136.69650775627727),c(93.34930068053343,77.62467598938402),c(92.18504450925707,137.5811549208341),c(58.97083516151402,122.5859005040164),c(64.7080379717334,121.49949285294889),c(42.54694361965711,30.88556539039133),c(15.467760042364333,32.63077927085329),c(26.51968769333336,28.687380256946266),c(20.26044934269386,26.673897382610697),c(15.467760042364333,36.15843108391851),c(19.09417513920002,20.249915475491484))
targetgene="p.A510V"
collabel=c("REP1_PreSort","REP2_PreSort","REP3_PreSort","REP1_Q3","REP2_Q3","REP3_Q3")

# set up color using RColorBrewer
#library(RColorBrewer)
#colors <- brewer.pal(length(targetgenelist), "Set1")

colors=c( "#E41A1C", "#377EB8", "#4DAF4A", "#984EA3", "#FF7F00",  "#A65628", "#F781BF",
          "#999999", "#66C2A5", "#FC8D62", "#8DA0CB", "#E78AC3", "#A6D854", "#FFD92F", "#E5C494", "#B3B3B3", 
          "#8DD3C7", "#FFFFB3", "#BEBADA", "#FB8072", "#80B1D3", "#FDB462", "#B3DE69", "#FCCDE5",
          "#D9D9D9", "#BC80BD", "#CCEBC5", "#FFED6F")


## code

targetmatvec=unlist(targetmat)+1
yrange=range(targetmatvec[targetmatvec>0]);
# yrange[1]=1; # set the minimum value to 1
for(i in 1:length(targetmat)){
  vali=targetmat[[i]]+1;
  if(i==1){
    plot(1:length(vali),vali,type='b',las=1,pch=20,main=paste('sgRNAs in',targetgene),ylab='Read counts',xlab='Samples',xlim=c(0.7,length(vali)+0.3),ylim = yrange,col=colors[(i %% length(colors))],xaxt='n',log='y')
    axis(1,at=1:length(vali),labels=(collabel),las=2)
    # lines(0:100,rep(1,101),col='black');
  }else{
    lines(1:length(vali),vali,type='b',pch=20,col=colors[(i %% length(colors))])
  }
}




# parameters
# Do not modify the variables beginning with "__"
targetmat=list(c(916.7853327568972,731.4263440179038),c(925.1653975339167,603.2284600341526),c(843.3260686480008,627.7473797402359),c(1171.0539720077052,807.2363681579552),c(1130.113218095244,840.4630444627887),c(1031.085457516801,836.9965063203146),c(948.1890292380726,713.1757826508543),c(961.901327634532,736.3973159773647),c(995.0186822538677,674.1534360382373),c(251.22957184940387,293.41287120871766),c(254.25130569636372,210.7771958306469),c(277.9263270261336,271.68636596284404),c(1.013022467134693,5.615557343707515),c(0.9667350026477708,4.409564766331525),c(5.303937538666672,3.3749859125819137))
targetgene="p.C171F"
collabel=c("REP1_PreSort","REP2_PreSort","REP3_PreSort","REP1_Q3","REP2_Q3","REP3_Q3")

# set up color using RColorBrewer
#library(RColorBrewer)
#colors <- brewer.pal(length(targetgenelist), "Set1")

colors=c( "#E41A1C", "#377EB8", "#4DAF4A", "#984EA3", "#FF7F00",  "#A65628", "#F781BF",
          "#999999", "#66C2A5", "#FC8D62", "#8DA0CB", "#E78AC3", "#A6D854", "#FFD92F", "#E5C494", "#B3B3B3", 
          "#8DD3C7", "#FFFFB3", "#BEBADA", "#FB8072", "#80B1D3", "#FDB462", "#B3DE69", "#FCCDE5",
          "#D9D9D9", "#BC80BD", "#CCEBC5", "#FFED6F")


## code

targetmatvec=unlist(targetmat)+1
yrange=range(targetmatvec[targetmatvec>0]);
# yrange[1]=1; # set the minimum value to 1
for(i in 1:length(targetmat)){
  vali=targetmat[[i]]+1;
  if(i==1){
    plot(1:length(vali),vali,type='b',las=1,pch=20,main=paste('sgRNAs in',targetgene),ylab='Read counts',xlab='Samples',xlim=c(0.7,length(vali)+0.3),ylim = yrange,col=colors[(i %% length(colors))],xaxt='n',log='y')
    axis(1,at=1:length(vali),labels=(collabel),las=2)
    # lines(0:100,rep(1,101),col='black');
  }else{
    lines(1:length(vali),vali,type='b',pch=20,col=colors[(i %% length(colors))])
  }
}



dev.off()
Sweave("Q3_presort_PAIRED_controls_summary.Rnw");
library(tools);

texi2dvi("Q3_presort_PAIRED_controls_summary.tex",pdf=TRUE);

